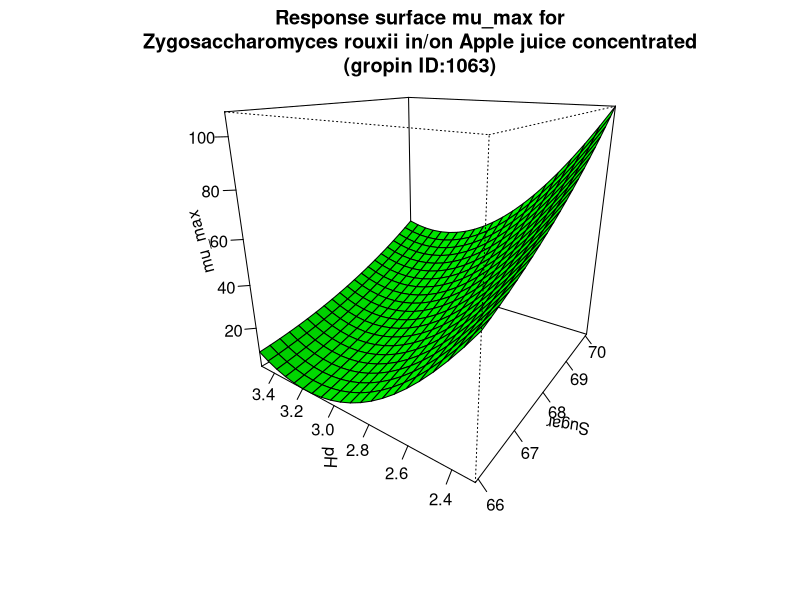

Write R code to recreate this figure.
#############################
# start of Parameter script
#############################
Sugar <- seq(65.9340659340659,70.07,length.out=21)
pH <- seq(2.3023,3.4965034965035,length.out=21)
#############################
# end of Parameter script
#############################
############################# 
# start of Model script Gropin ID 1063 
#############################
 
# constant coefficients for this model
 
variables <- data.frame(Sugar,pH)
argumentsPar <- expand.grid(variables)
 
# heart of the model
response_surface <- function(Sugar,pH) {
   mumax <-4993.00351-147.44162*Sugar+1.25367*(Sugar^2)-161.13055*pH+71.38168*(pH^2)-4.43598*Sugar*pH

return(mumax=mumax)
} 

# output parameters
mumax <- cbind(argumentsPar,response_surface(argumentsPar['Sugar'],argumentsPar['pH']))
colnames(mumax) <- c(colnames(argumentsPar),'mumax')
#############################
# End of Model script
#############################
############################# 
# start of Visualisation script Gropin ID 1063 
#############################
persp(Sugar,pH,matrix(unlist(mumax$mumax),nrow=21),col = 'green',xlab='Sugar',ylab='pH',zlab='mu_max',main='Response surface mu_max for
Zygosaccharomyces rouxii in/on Apple juice concentrated
(gropin ID:1063)',theta=305,phi=20,shade=0.25,ticktype = 'detailed')
#############################
# End of Visualisation script
#############################
